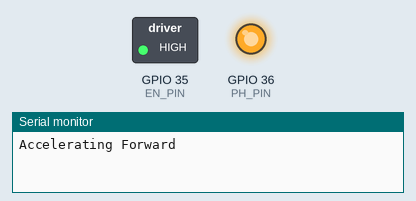
Bench run of a sketch on a simulated ESP32. Parts: switched loads named in the sketch (green lamp = pin HIGH), output pins drawn as LEDs (lit = HIGH), the last lines printed to the serial monitor.

Above: at 5.1 s.
At 16.8 s:
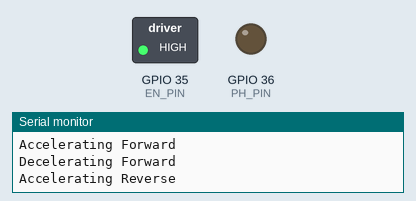
At 22.9 s:
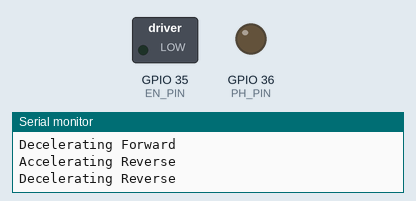
At 34.6 s:
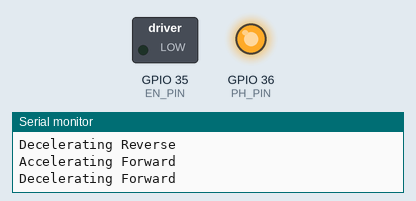
Timing chart, 0 to 40.0 s (numbered marks = the images above):
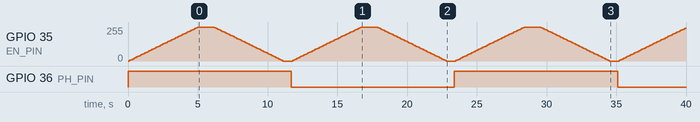

Measured:
- by itself, GPIO 36 (PH_PIN): alternates HIGH for 11.7 s and LOW for 11.7 s

The sketch:

roll_motor_demo.ino
```cpp
#include <Arduino.h>
#include "driver/mcpwm.h"  // Motor Control PWM

#define EN_PIN 35      // PWM control pin (connected to EN on driver)
#define PH_PIN 36      // Direction control pin (connected to PH on driver)

#define MCPWM_UNIT MCPWM_UNIT_0
#define MCPWM_TIMER MCPWM_TIMER_0
#define MCPWM_GEN MCPWM_GEN_A

void setup() {
    Serial.begin(115200);
    pinMode(PH_PIN, OUTPUT);  // Set direction pin as output

    // Initialize MCPWM on GPIO1
    mcpwm_gpio_init(MCPWM_UNIT, MCPWM0A, EN_PIN);

    // Configure MCPWM
    mcpwm_config_t pwm_config;
    pwm_config.frequency = 5000;  // 5 kHz
    pwm_config.cmpr_a = 0;        // Initial duty cycle
    pwm_config.cmpr_b = 0;        // Not used
    pwm_config.counter_mode = MCPWM_UP_COUNTER;
    pwm_config.duty_mode = MCPWM_DUTY_MODE_0;

    mcpwm_init(MCPWM_UNIT, MCPWM_TIMER, &pwm_config);
}

void accelerate(bool direction) {
    digitalWrite(PH_PIN, direction ? HIGH : LOW);
    Serial.println(direction ? "Accelerating Forward" : "Accelerating Reverse");

    for (int duty = 0; duty <= 100; duty += 2) {
        mcpwm_set_duty(MCPWM_UNIT, MCPWM_TIMER, MCPWM_GEN, duty);
        delay(100);
    }
}

void decelerate(bool direction) {
    digitalWrite(PH_PIN, direction ? HIGH : LOW);
    Serial.println(direction ? "Decelerating Forward" : "Decelerating Reverse");

    for (int duty = 100; duty >= 0; duty -= 2) {
        mcpwm_set_duty(MCPWM_UNIT, MCPWM_TIMER, MCPWM_GEN, duty);
        delay(100);
    }
}

void loop() {
    accelerate(true);    // Accelerate forward
    delay(1000);         // Hold full speed
    decelerate(true);    // Decelerate forward
    delay(500);

    accelerate(false);   // Accelerate reverse
    delay(1000);         // Hold full speed
    decelerate(false);   // Decelerate reverse
    delay(500);
}
```
